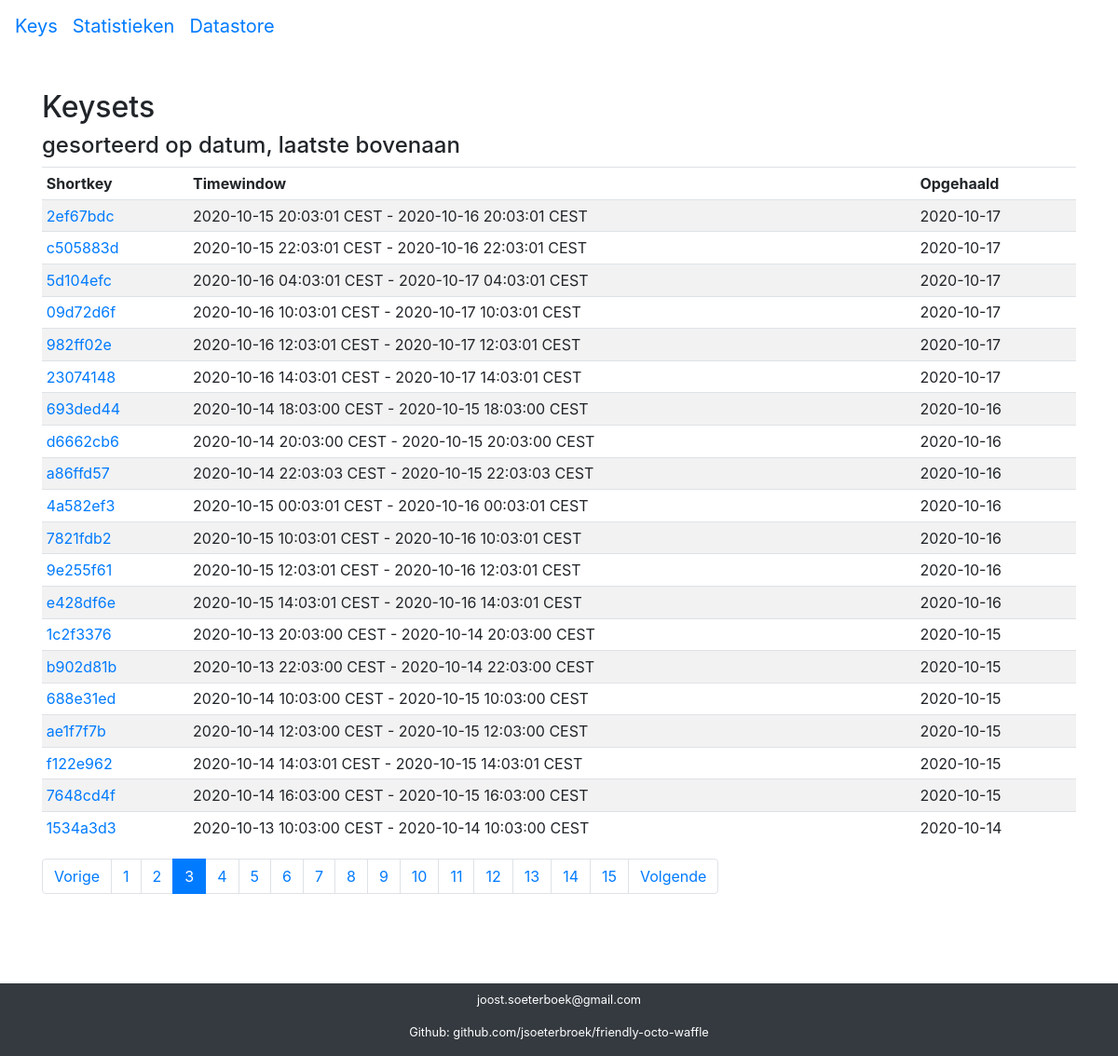
Screenshot of /keys/?page=3 with the database file from the repository.
### keys/models.py (models this page shows, shortened)
class Keys(models.Model):
    key = models.CharField("key", max_length=255, unique=True, primary_key=True)
    shortkey = models.CharField("short key", max_length=8)
    created = models.DateTimeField(auto_now_add=True, editable=False)
    environment = models.CharField("omgeving", max_length=125)
    seen = models.CharField("opgehaald", max_length=48)
    start_timestamp = models.CharField("timestamp start", max_length=48)
    end_timestamp = models.CharField("timestamp end", max_length=48)
    num_teks = models.IntegerField('number of keys')
    class Meta:
        verbose_name = 'Exposure Keyset'
        verbose_name_plural = 'Exposure Keysets'

### keys/views.py (the view)
# urls.py: path('keys/', include('keys.urls'), name='key_index'),
def key_index(request):
    keysets_list_latest = Keys.objects.order_by('-seen')
    paginator = Paginator(keysets_list_latest, settings.KEYSETS_PAGINATE_BY)
    page = request.GET.get('page')
    try:
        plist = paginator.get_page(page)
    except PageNotAnInteger:
        plist = paginator.get_page(1)
    except EmptyPage:
        plist = paginator.get_page(paginator.num_pages)
    context = {'plist': plist}
    return render(request, 'key_index.html', context)

### keys/templates/key_index.html
{% extends "base.html" %}
{% block content %}
{% load static %}
{% load l10n %}
<p>&nbsp;</p>
<h2> Keysets </h2>
<h4> gesorteerd op datum, laatste bovenaan </h4>
  {% if plist %}
  <table class="table table-striped table-sm">
          <thead>
            <tr>
                    <td><b>Shortkey</b></td>
                    <td><b>Timewindow</b></td>
                    <td><b>Opgehaald</b></td>
            </tr>
          </thead>
          <tbody>
    {% for p in plist %}
      <tr>
          <td><a href="{{p.shortkey}}/">{{p.shortkey}}<a/></td><td>{{p.start_timestamp}} - {{p.end_timestamp}}</td><td>{{p.seen}}</td>
      </tr>
    {% endfor %}
  </tbody>
  </table>
 {% if plist.has_other_pages %}
  <nav aria-label="pagination">
  <ul class="pagination">
    {% if plist.has_previous %}
      <li class="page-item"><a class="page-link" href="?page={{ plist.previous_page_number }}">Vorige</a></li>
    {% else %}
      <li class="page-item disabled"><span class="page-link">Vorige</span></li>
    {% endif %}
    {% for i in plist.paginator.page_range %}
      {% if plist.number == i %}
        <li class="page-item active"><span class="page-link">{{ i }} <span class="sr-only">(current)</span></span></li>
      {% else %}
        <li class="page-item"><a class="page-link" href="?page={{ i }}">{{ i }}</a></li>
      {% endif %}
    {% endfor %}
    {% if plist.has_next %}
      <li class="page-item"><a class="page-link" href="?page={{ plist.next_page_number }}">Volgende</a></li>
    {% else %}
      <li class="page-item disabled"><span class="page-link">Volgende</span></li>
    {% endif %}
  </ul>
  </nav>
  {% endif %}
  {% else %}
   <p>There are no keysets in the database.</p>
  {% endif %}
{% endblock %}

### rows the page displays
Keys: shortkey "2ef67bdc", start_timestamp "2020-10-15 20:03:01 CEST", end_timestamp "2020-10-16 20:03:01 CEST", seen "2020-10-17"
Keys: shortkey "c505883d", start_timestamp "2020-10-15 22:03:01 CEST", end_timestamp "2020-10-16 22:03:01 CEST", seen "2020-10-17"
Keys: shortkey "5d104efc", start_timestamp "2020-10-16 04:03:01 CEST", end_timestamp "2020-10-17 04:03:01 CEST", seen "2020-10-17"
Keys: shortkey "09d72d6f", start_timestamp "2020-10-16 10:03:01 CEST", end_timestamp "2020-10-17 10:03:01 CEST", seen "2020-10-17"
Keys: shortkey "982ff02e", start_timestamp "2020-10-16 12:03:01 CEST", end_timestamp "2020-10-17 12:03:01 CEST", seen "2020-10-17"
Keys: shortkey "23074148", start_timestamp "2020-10-16 14:03:01 CEST", end_timestamp "2020-10-17 14:03:01 CEST", seen "2020-10-17"
Keys: shortkey "693ded44", start_timestamp "2020-10-14 18:03:00 CEST", end_timestamp "2020-10-15 18:03:00 CEST", seen "2020-10-16"
Keys: shortkey "d6662cb6", start_timestamp "2020-10-14 20:03:00 CEST", end_timestamp "2020-10-15 20:03:00 CEST", seen "2020-10-16"
Keys: shortkey "a86ffd57", start_timestamp "2020-10-14 22:03:03 CEST", end_timestamp "2020-10-15 22:03:03 CEST", seen "2020-10-16"
Keys: shortkey "4a582ef3", start_timestamp "2020-10-15 00:03:01 CEST", end_timestamp "2020-10-16 00:03:01 CEST", seen "2020-10-16"
Keys: shortkey "7821fdb2", start_timestamp "2020-10-15 10:03:01 CEST", end_timestamp "2020-10-16 10:03:01 CEST", seen "2020-10-16"
Keys: shortkey "9e255f61", start_timestamp "2020-10-15 12:03:01 CEST", end_timestamp "2020-10-16 12:03:01 CEST", seen "2020-10-16"
Keys: shortkey "e428df6e", start_timestamp "2020-10-15 14:03:01 CEST", end_timestamp "2020-10-16 14:03:01 CEST", seen "2020-10-16"
Keys: shortkey "1c2f3376", start_timestamp "2020-10-13 20:03:00 CEST", end_timestamp "2020-10-14 20:03:00 CEST", seen "2020-10-15"
Keys: shortkey "b902d81b", start_timestamp "2020-10-13 22:03:00 CEST", end_timestamp "2020-10-14 22:03:00 CEST", seen "2020-10-15"
Keys: shortkey "688e31ed", start_timestamp "2020-10-14 10:03:00 CEST", end_timestamp "2020-10-15 10:03:00 CEST", seen "2020-10-15"
Keys: shortkey "ae1f7f7b", start_timestamp "2020-10-14 12:03:00 CEST", end_timestamp "2020-10-15 12:03:00 CEST", seen "2020-10-15"
Keys: shortkey "f122e962", start_timestamp "2020-10-14 14:03:01 CEST", end_timestamp "2020-10-15 14:03:01 CEST", seen "2020-10-15"
Keys: shortkey "7648cd4f", start_timestamp "2020-10-14 16:03:00 CEST", end_timestamp "2020-10-15 16:03:00 CEST", seen "2020-10-15"
Keys: shortkey "1534a3d3", start_timestamp "2020-10-13 10:03:00 CEST", end_timestamp "2020-10-14 10:03:00 CEST", seen "2020-10-14"

### other values shown
{{ i }} "1" "2" "4" "5" "6" "7" "8" "9" "10" "11" "12" "13" "14" "15"
{{ i }} "3"
